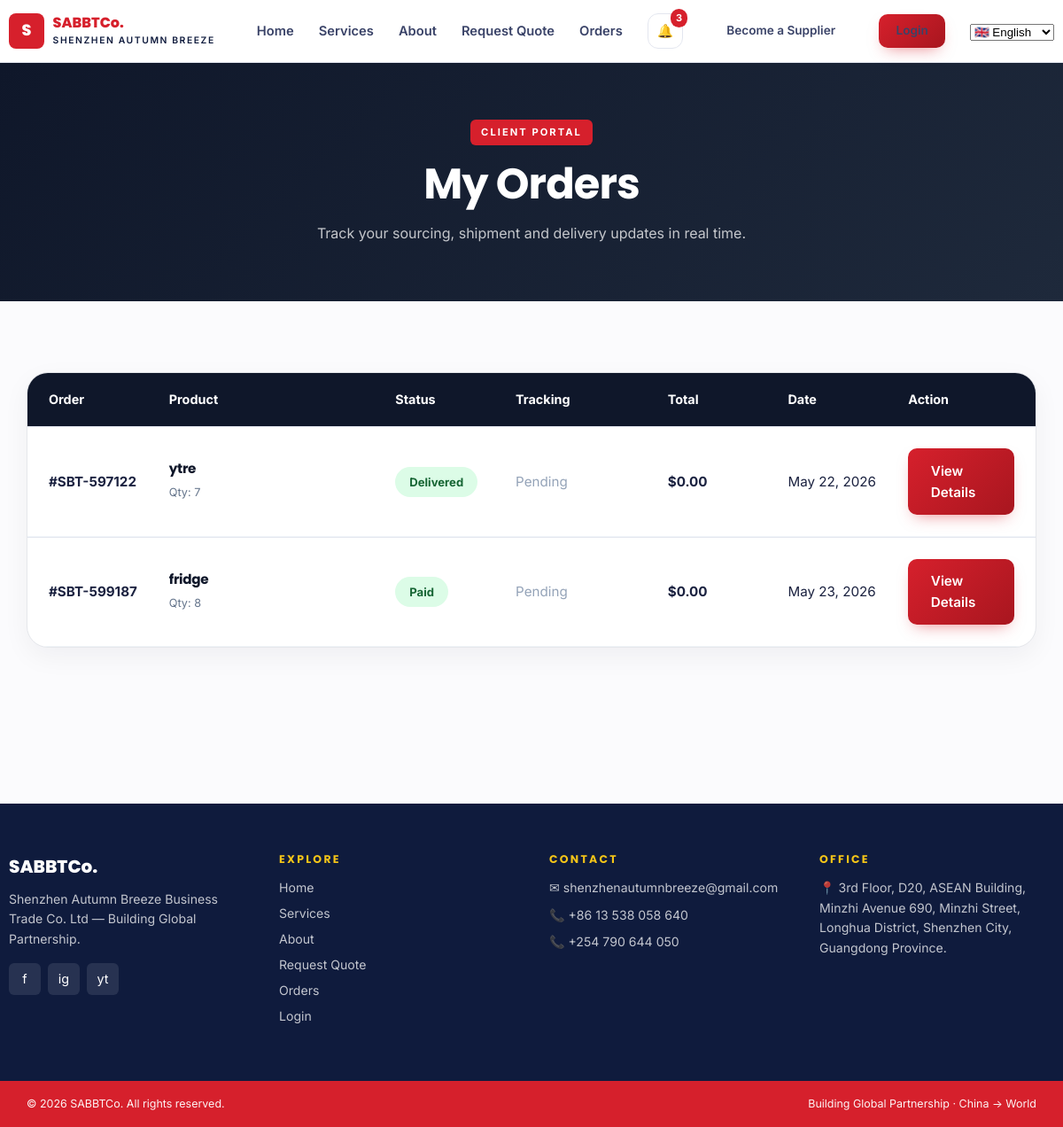
Page /en/orders/ (signed in) on the earlier database version.
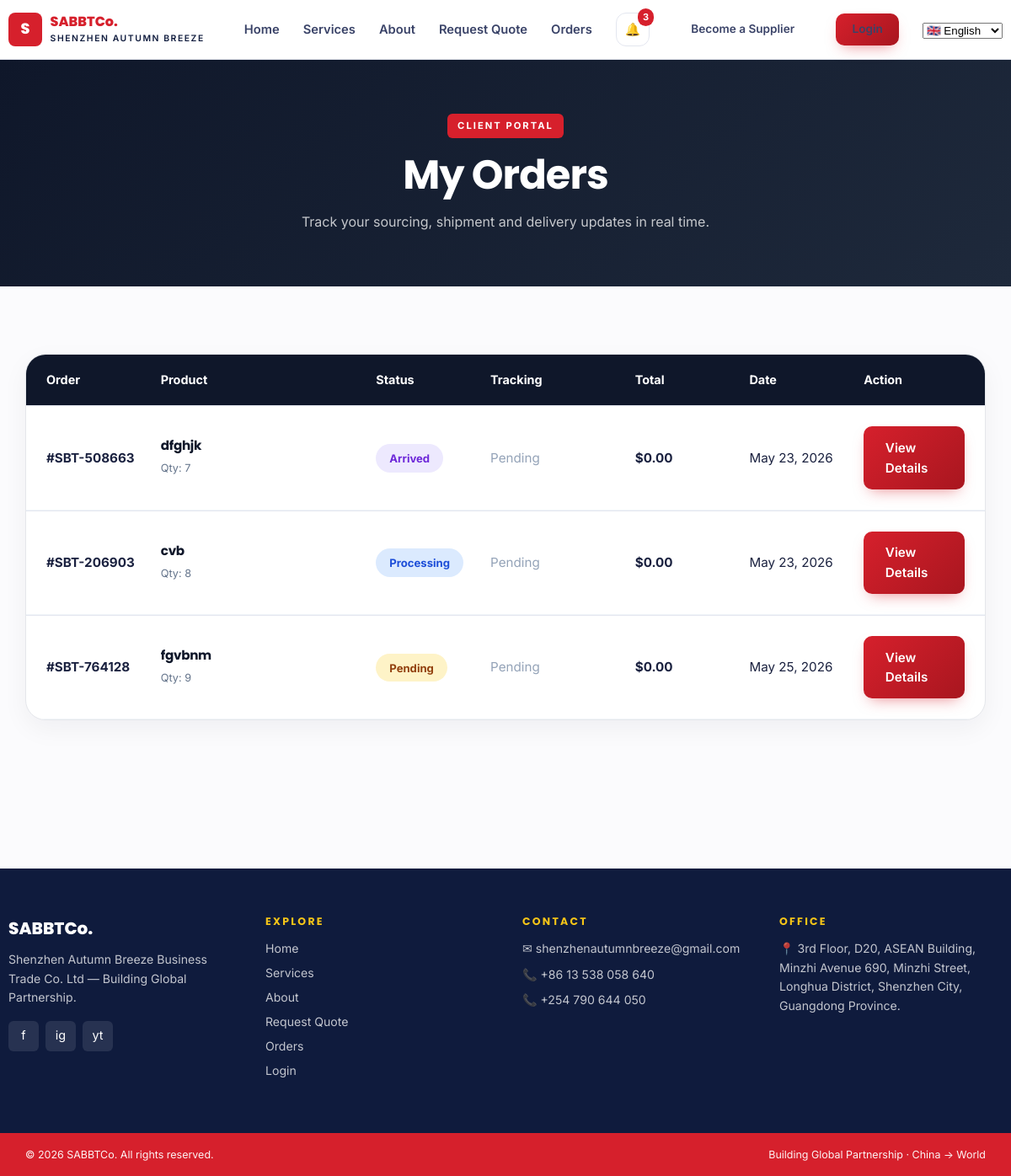
Same page on the later database version.
### app/models.py (models this page shows, shortened)
class Order(models.Model):
    STATUS_CHOICES = [
        ("pending", "Pending"),
        ("processing", "Processing"),
        ("paid", "Paid"),
        ("shipping", "Shipping"),
        ("arrived", "Arrived"),
        ("delivered", "Delivered"),
        ("cancelled", "Cancelled"),
    ]
    user = models.ForeignKey(
        User,
        on_delete=models.CASCADE,
        related_name="orders"
    )
    order_id = models.CharField(
        max_length=20,
        unique=True,
        blank=True
    )
    full_name = models.CharField(max_length=255)
    email = models.EmailField()
    phone = models.CharField(max_length=20)
    address = models.TextField()
    notes = models.TextField(
        blank=True,
        null=True
    )
    product_name = models.CharField(max_length=255)
    quantity = models.PositiveIntegerField(default=1)
    amount = models.DecimalField(
        max_digits=10,
        decimal_places=2,
        default=0
    )
    status = models.CharField(
        max_length=20,
        choices=STATUS_CHOICES,
        default="pending"
    )
    tracking_number = models.CharField(
        max_length=100,
        blank=True,
        null=True
    )
    created_at = models.DateTimeField(auto_now_add=True)
    updated_at = models.DateTimeField(auto_now=True)

### app/views.py (the view, shortened to what this page needs)
# urls.py: path("orders/", views.orders, name="orders"),
@login_required
def orders(request):
    user_orders = Order.objects.filter(user=request.user)
    return render(request, "orders.html", {
        "orders": user_orders
    })
    return render(request, "quote.html")

### app/templates/orders.html (shortened to what this page needs)
{% extends "base.html" %}
{% load i18n %}
{% block content %}
<section class="page-hero orders-hero">
    <div class="container">
        <span class="chip">
            {% trans "Client Portal" %}
        </span>
        <h1>
            {% trans "My Orders" %}
        </h1>
        <p>
            {% trans "Track your sourcing, shipment and delivery updates in real time." %}
        </p>
    </div>
</section>
<section class="section">
    <div class="container">
        {% if orders %}
        <div class="orders-wrapper">
            <div class="orders-head">
                <span>Order</span>
                <span>Product</span>
                <span>Status</span>
                <span>Tracking</span>
                <span>Total</span>
                <span>Date</span>
                <span>Action</span>
            </div>
            {% for order in orders %}
            <div class="orders-row">
                <div class="order-col">
                    <strong>
                        #{{ order.order_id }}
                    </strong>
                </div>
                <div class="order-col">
                    <h4>
                        {{ order.product_name }}
                    </h4>
                    <small>
                        Qty: {{ order.quantity }}
                    </small>
                </div>
                <div class="order-col">
                    <span class="status-badge {{ order.status|lower }}">
                        {{ order.status }}
                    </span>
                </div>
                <div class="order-col">
                    {% if order.tracking_number %}
                    <span class="tracking-number">
                        {{ order.tracking_number }}
                    </span>
                    {% else %}
                    <span class="muted">
                        Pending
                    </span>
                    {% endif %}
                </div>
                <div class="order-col">
                    <strong>
                        ${{ order.amount }}
                    </strong>
                </div>
                <div class="order-col">
                    {{ order.created_at|date:"M d, Y" }}
                </div>
                <div class="order-col">
                    <a href="{% url 'order_detail' order.order_id %}"
                       class="btn btn-primary btn-sm">
                        View Details
                    </a>
                </div>
            </div>
            {% endfor %}
        </div>
        {% endif %}
    </div>
</section>
{% endblock %}

Differences in the rows shown:
changed Order: order_id "SBT-597122" → "SBT-508663"; product_name "ytre" → "dfghjk"; status "Delivered" → "Arrived"; created_at "May 22, 2026" → "May 23, 2026"
changed Order: order_id "SBT-599187" → "SBT-206903"; product_name "fridge" → "cvb"; status "Paid" → "Processing"
added Order: order_id "SBT-764128", product_name "fgvbnm", quantity "9", status "Pending", amount "0.00", created_at "May 25, 2026"
